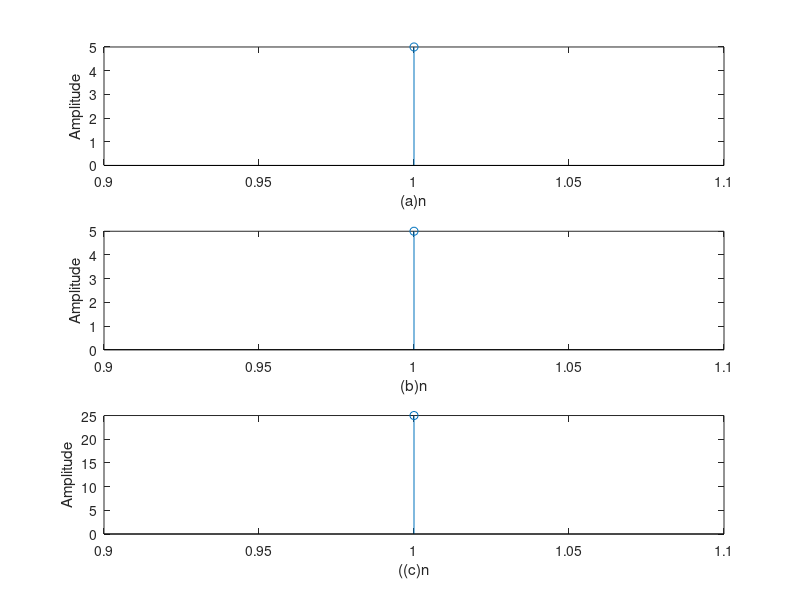

Recreate this plot in MATLAB.
clc;
clear all;
close all;
x = input('enter the 1st sequence');
h = input('enter he 2nd sequence');
y = conv(h,x);
figure;
subplot(3,1,1);
stem(x);
ylabel('Amplitude');
xlabel('(a)n');
subplot(3,1,2);
stem(h);
ylabel('Amplitude');
xlabel('(b)n');
subplot(3,1,3);
stem(y);
ylabel('Amplitude');
xlabel('((c)n');
disp('the resultant signal is');y